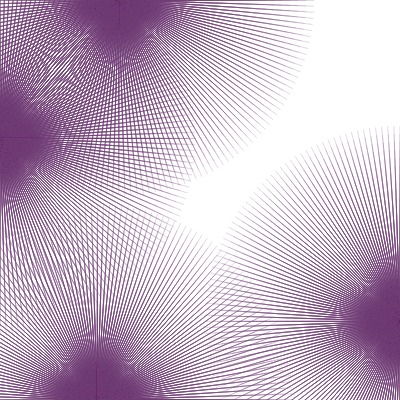
Frame 1 (no input)
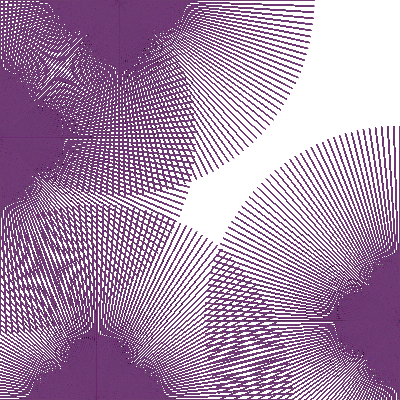
Frame 60 (no input)
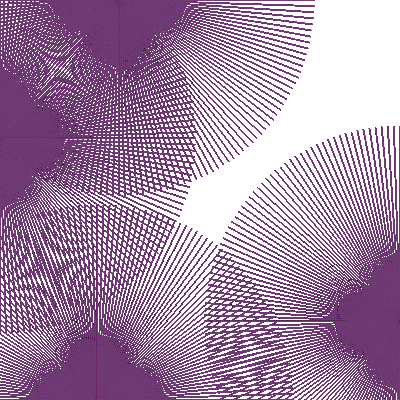
Frame 120 (the mouse pressed at the canvas centre since frame 60)

The p5.js sketch that drew these frames (run headless with seeded random() and noise() and a simulated clock; from frame 60 on, the mouse is pressed at the canvas centre):

// p5.js sketch
// ── sketch.js

let x = 0;
let rc1, rc2, rc3;
let r1,r2,r3,r4;
let ctrl;

function setup() {
  createCanvas(400, 400);
  rc1 = random(0, 100);
  rc2 = random(0, 100);
  rc3 = random(0, 100);
  r1 = random(0, height);
  r2 = random(0, height);
  r3 = random(0, width);
  r4 = random(0, width);
  control = random(0,10)
  console.log(control)
  
}

function draw() {
  
//   for (let y = 0; y < height; y += 1) {
//     for (let x = 0; x < width; x += 1) {
//       let noisex = 0.01 * x;
//       let noisey = 0.01 * y;
//       let c = 100 * noise(noisex+100, noisey+100);
//       stroke(c + rc1,c + rc2, c + rc3);
//       point(x, y);
//     }
// }
  
    let c = 100 * noise(200, 200);
  
    // noStroke();
    for( angle = 0; angle < 2 * PI; angle += PI / 100){
      for(R = 3; R < 200; R += 8){
        let h1 = R*cos(angle)
        let z1 = R*sin(angle) + r1
        let h2 = R*cos(angle) + width
        let z2 = R*sin(angle) + r2
        
        let h3 = R*cos(angle) + r3
        let z3 = R*sin(angle)
        let h4 = R*cos(angle) + r4
        let z4 = R*sin(angle) + height
        
        if(control < 3){
          stroke(  c + rc1, c + rc2,  c + rc3, 50)
          line(0, r1, h1, z1)
          line(width, r2, h2, z2)
          line(r3, 0, h3, z3)
          line(r4, height, h4, z4)
        }
        
        if(control > 3 & control < 7){
          noStroke();
          fill( c +rc1, c +rc2, c +rc3, 50)
          circle(h1, z1, 3)
          circle(h2, z2, 3)
          circle(h3, z3, 3)
          circle(h4, z4, 3)
        }
        
        if(control > 7){
          noStroke();
          fill( c +rc1, c +rc2, c +rc3, 50)
          rectMode(CENTER)
          rect(h1, z1, 5)
          rect(h2, z2, 5)
          rect(h3, z3, 5)
          rect(h4, z4, 5)
        }
        
        
        

      }

  }
}
